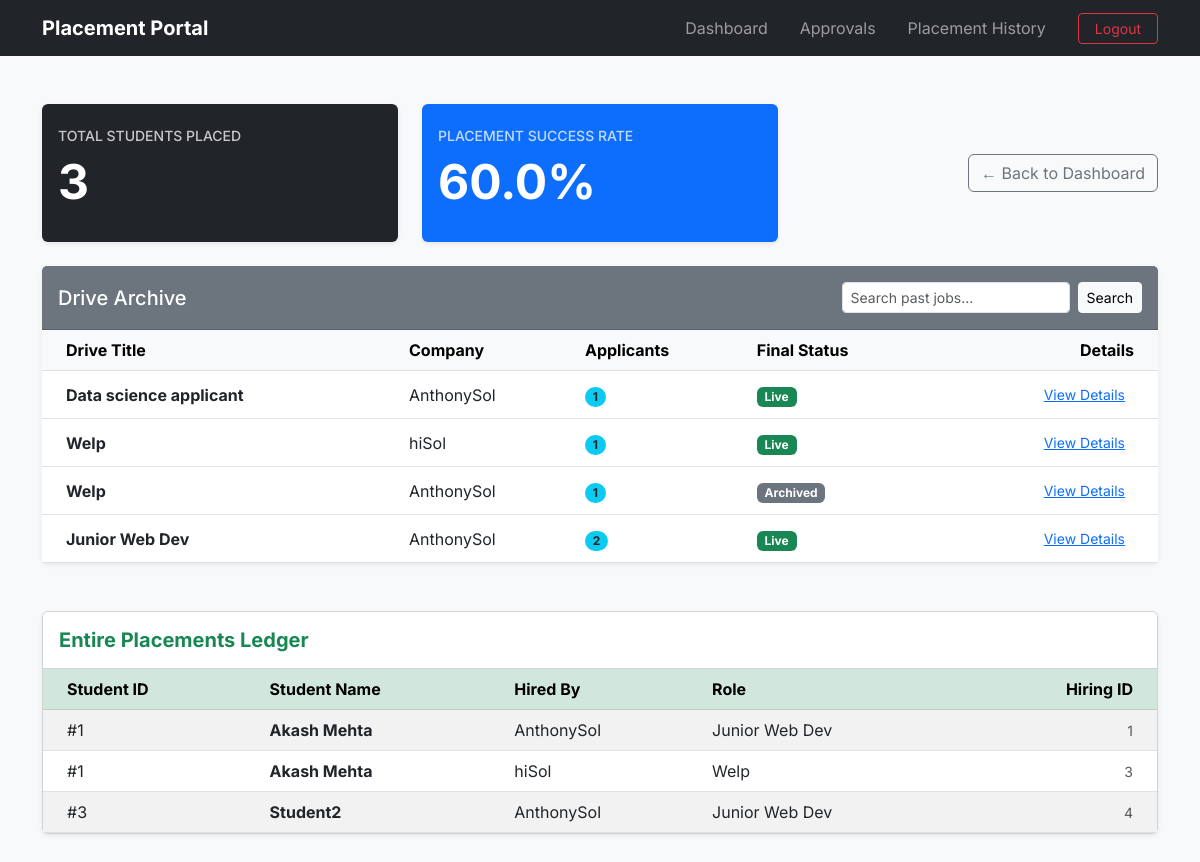
/admin/history/ (signed in), run on an earlier commit of the app's database.
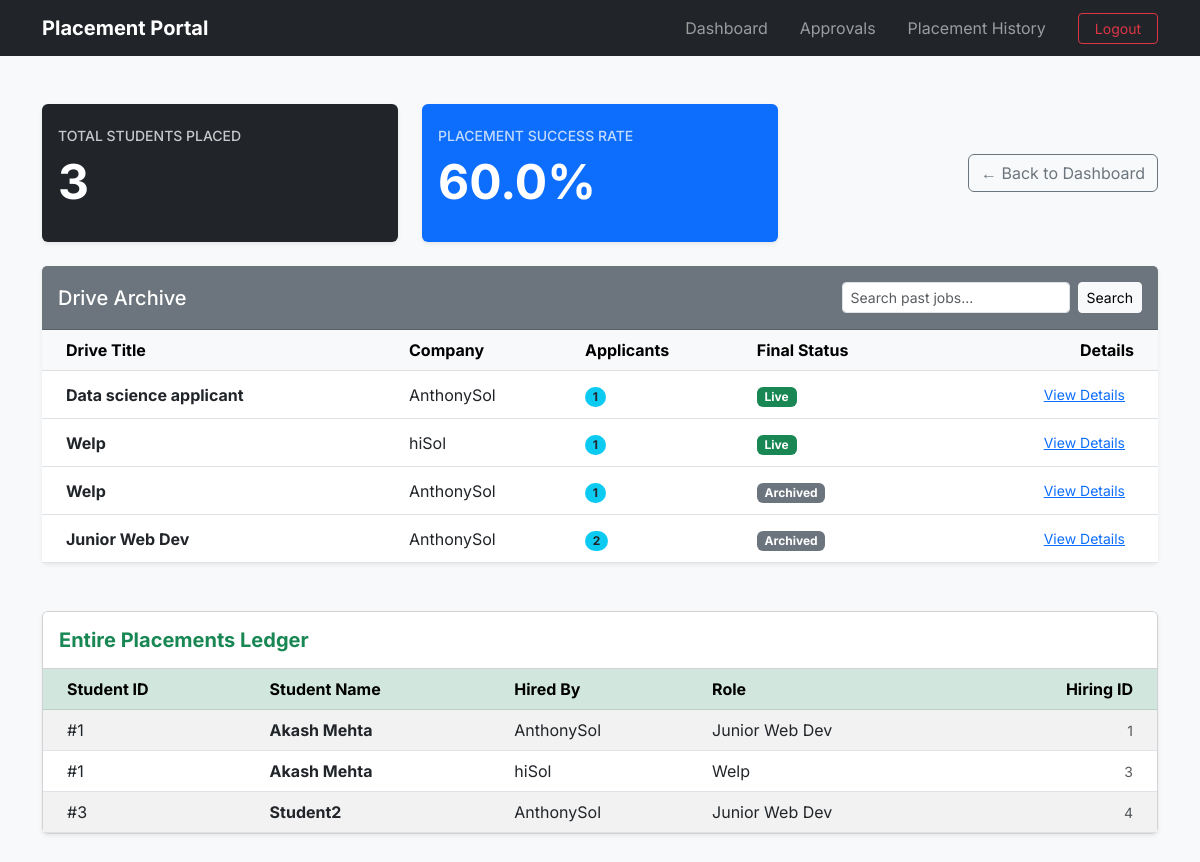
And on a later commit of the database.
### application/models.py (models this page shows)
class PlacementDrive(db.Model):
    __tablename__="placement_drives"
    id=db.Column(db.Integer(),primary_key=True)
    company_id=db.Column(db.Integer(),db.ForeignKey("companies.id"),nullable=False)
    job_title=db.Column(db.String(200),nullable=False)
    job_description=db.Column(db.Text(),nullable=False)
    job_location=db.Column(db.String(200),nullable=False)
    eligibility_CGPA=db.Column(db.Float(),nullable=False)
    eligibility_criteria_others=db.Column(db.Text(),nullable=True)
    deadline=db.Column(db.DateTime(),nullable=False)
    status=db.Column(db.String(30),default='Pending') #Pending, Approved, Denied or Closed. Will be done by Admin
    allowed_branches=db.Column(db.Text(),nullable=False)
    allowed_years=db.Column(db.Text(),nullable=False)
    created_at=db.Column(db.DateTime(),default=datetime.now)
    company=db.relationship("Company",back_populates="drives") #Child side
    applications=db.relationship("Application",back_populates="drive",cascade="all,delete-orphan") #Parent side

class Company(db.Model):
    __tablename__="companies"
    id=db.Column(db.Integer(),primary_key=True)
    user_id=db.Column(db.Integer(),db.ForeignKey("users.id"),nullable=False)
    company_name=db.Column(db.String(200),nullable=False)
    hr_name=db.Column(db.String(100),nullable=True)
    hr_contact=db.Column(db.String(100),nullable=True)
    website=db.Column(db.String(200),nullable=True)
    is_approved=db.Column(db.Boolean(),default=False) # Until Admin toggles this on the company wont be approved and wont be shown in dashboard
    user=db.relationship("User",back_populates="company") #Child side
    drives=db.relationship("PlacementDrive",back_populates="company",cascade="all,delete-orphan") #Parent side

### application/controllers.py (the view)
@app.route('/admin/history/')
def admin_history():
    if session.get('role')!='admin':
        return redirect(url_for('login'))
    q=request.args.get('q','')
    drive_query=PlacementDrive.query.order_by(PlacementDrive.created_at.desc())
    if q:
        drive_query=drive_query.filter(PlacementDrive.job_title.ilike(f'%{q}%'))
    historical_drives=drive_query.all()
    successful_placements=Application.query.filter_by(status='Shortlisted').all()
    total_applications=Application.query.count()
    placed_count=len(successful_placements)
    success_rate=((placed_count/total_applications)*100) if total_applications>0 else 0
    return render_template('admin_history.html',drives=historical_drives,placements=successful_placements,q=q,placed_count=placed_count,rate=round(success_rate,2))

### templates/admin_history.html (shortened to what the changed rows need)
{% extends 'base.html' %}
{% block content %}
<div class="container mt-4">
    <div class="row mb-4">
        <div class="col-md-4">
            <div class="card bg-dark text-white border-0 shadow-sm">
                <div class="card-body py-4">
                    <h2 class="display-5 fw-bold">{{ placed_count }}</h2>
                </div>
            </div>
        </div>
        <div class="col-md-4">
            <div class="card bg-primary text-white border-0 shadow-sm">
                <div class="card-body py-4">
                    <h2 class="display-5 fw-bold">{{ rate }}%</h2>
                </div>
            </div>
        </div>
    </div>
    <div class="card shadow-sm border-0 mb-5">
        <div class="card-body p-0">
            <table class="table table-hover align-middle mb-0">
                <thead class="table-light">
                    <tr>
                        <th class="ps-4">Drive Title</th>
                        <th>Company</th>
                        <th>Applicants</th>
                        <th>Final Status</th>
                        <th class="text-end pe-4">Details</th>
                    </tr>
                </thead>
                <tbody>
                    {% for drive in drives %}
                    <tr>
                        <td class="ps-4"><strong>{{ drive.job_title }}</strong></td>
                        <td>{{ drive.company.company_name }}</td>
                        <td><span class="badge rounded-pill bg-info text-dark">{{ drive.applications|length }}</span></td>
                        <td>
                            {% if drive.status == 'Approved' %}
                                <span class="badge bg-success">Live</span>
                            {% elif drive.status == 'Stopped' %}
                                <span class="badge bg-secondary">Archived</span>
                            {% else %}
                                <span class="badge bg-warning text-dark">{{ drive.status }}</span>
                            {% endif %}
                        </td>
                        <td class="text-end pe-4">
                            <a href="{{ url_for('admin_review_drive', drive_id=drive.id) }}" class="btn btn-sm btn-link">View Details</a>
                        </td>
                    </tr>
                    {% endfor %}
                </tbody>
            </table>
        </div>
    </div>
    <div class="card shadow-sm">
        <div class="card-body p-0">
            <table class="table table-striped align-middle mb-0">
                <thead class="table-success">
                    <tr>
                        <th class="ps-4">Student ID</th>
                        <th>Student Name</th>
                        <th>Hired By</th>
                        <th>Role</th>
                        <th class="text-end pe-4">Hiring ID</th>
                    </tr>
                </thead>
            </table>
        </div>
    </div>
</div>
{% endblock %}

What changed in the data, as far as the page shows it:
changed PlacementDrive "Junior Web Dev": status "Live" → "Archived"
